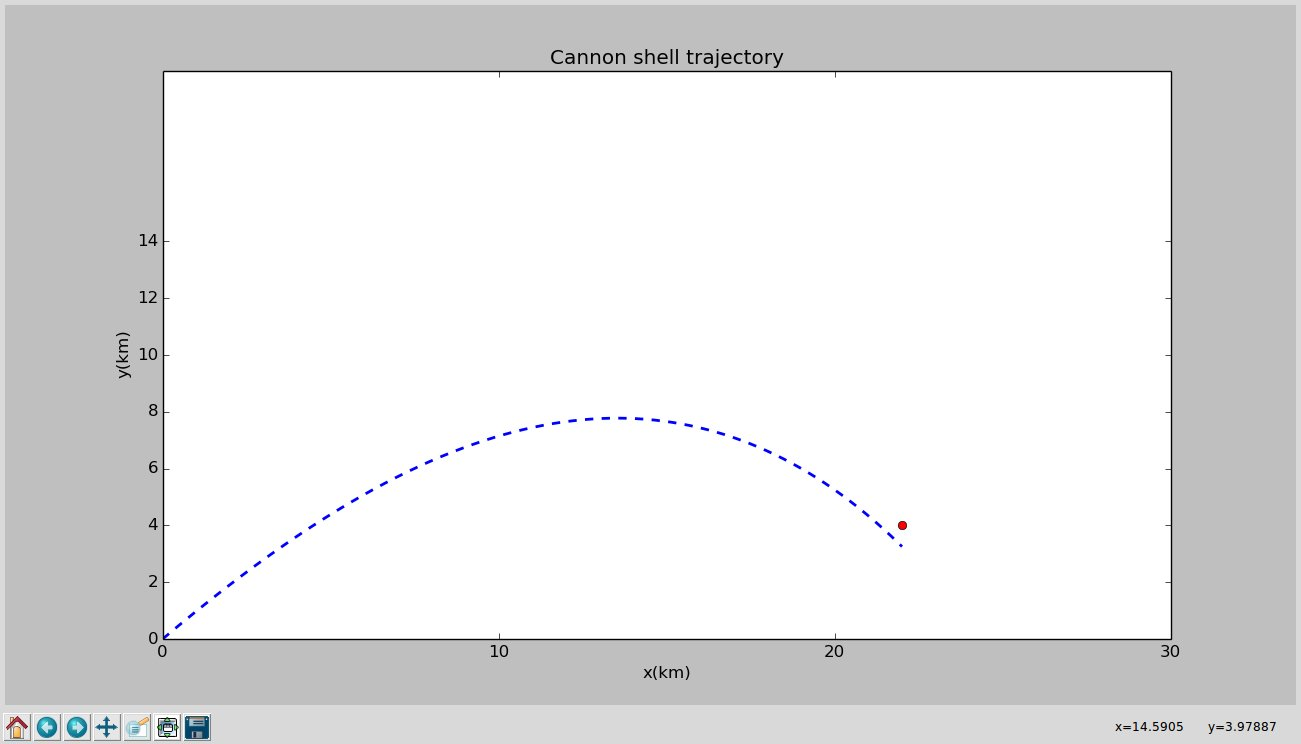

This figure's Python source:
import math
x_0 = 22 # the x position of the target
y_0 = 4 # the y position of the target
r_f = []
r_f.append(1)  # value the angle
r_l = []
r_l.append(89)
g = 0.01
a = 6.5
for p in range(30):
# the former angle to be scanned
	x = [] 
	y = []
	v_x = []
	v_y = []
	dt = 0.01     # min value of the position of target is 1m?
	x.append(0)
	y.append(0)
	theta = r_f[-1]*3.14/180 ####
	v_x.append(0.7 * math.cos(theta))
	v_y.append(0.7 * math.sin(theta))
	for i in range(int(1000/dt)): # i should be large enough for x[-1] should be almost x_0
		if x[-1]<=x_0:
			tmp1 = x[i] + v_x[i] * dt
			tmp2 = v_x[i] - 4*(10**(-2))*(((v_x[i])*(v_x[i])+(v_y[i])*(v_y[i]))**0.5)*v_x[i]*dt*((1-a*y[i]/288)**2.5)
			tmp3 = y[i] + v_y[i] * dt
			tmp4 = v_y[i] - g * dt - 4*(10**(-2))*(((v_x[i])*(v_x[i])+(v_y[i])*(v_y[i]))**0.5)*v_y[i]*dt*((1-a*y[i]/288)**2.5)
			x.append(tmp1)
			v_x.append(tmp2)
			y.append(tmp3)
			v_y.append(tmp4)
# the latter angle to be scanned
	x_1 = [] 
	y_1 = []
	v_x_1 = []
	v_y_1 = []
	x_1.append(0)
	y_1.append(0)
	theta_1 = r_l[-1]*3.14/180
	v_x_1.append(0.7 * math.cos(theta_1))
	v_y_1.append(0.7 * math.sin(theta_1))
	for i in range(int(1000/dt)):
		if x_1[-1]<=x_0:
			tmp5 = x_1[i] + v_x_1[i] * dt
			tmp6 = v_x_1[i] - 4*(10**(-2))*(((v_x_1[i])*(v_x_1[i])+(v_y_1[i])*(v_y_1[i]))**0.5)*v_x_1[i]*dt*((1-a*y_1[i]/288)**2.5)
			tmp7 = y_1[i] + v_y_1[i] * dt
			tmp8 = v_y_1[i] - g * dt - 4*(10**(-2))*(((v_x_1[i])*(v_x_1[i])+(v_y_1[i])*(v_y_1[i]))**0.5)*v_y_1[i]*dt*((1-a*y_1[i]/288)**2.5)
			x_1.append(tmp5)
			v_x_1.append(tmp6)
			y_1.append(tmp7)
			v_y_1.append(tmp8)
	if abs(y[-1]-y_0) < abs(y_1[-1]-y_0):
		r_l.append(0.5*(r_f[-1]+r_l[-1]))
		r_f.append(r_f[-1])
	if abs(y[-1]-y_0) > abs(y_1[-1]-y_0):
		r_l.append(r_l[-1])
		r_f.append(0.5*(r_f[-1]+r_l[-1]))
print abs(y[-1]-y_0)
from pylab import *
figure(figsize=(10,4), dpi=100)
ylabel('y(km)')
xlabel('x(km)')
title('Cannon shell trajectory')
xlim(0,30)
ylim(0,20)
xticks([0,10,20,30])
yticks([0,2,4,6,8,10,12,14])
plot(x_0,y_0,"ro")
plot(x,y,color="blue", linestyle="--",linewidth=2.0) #output y+y_1 is better
show()
